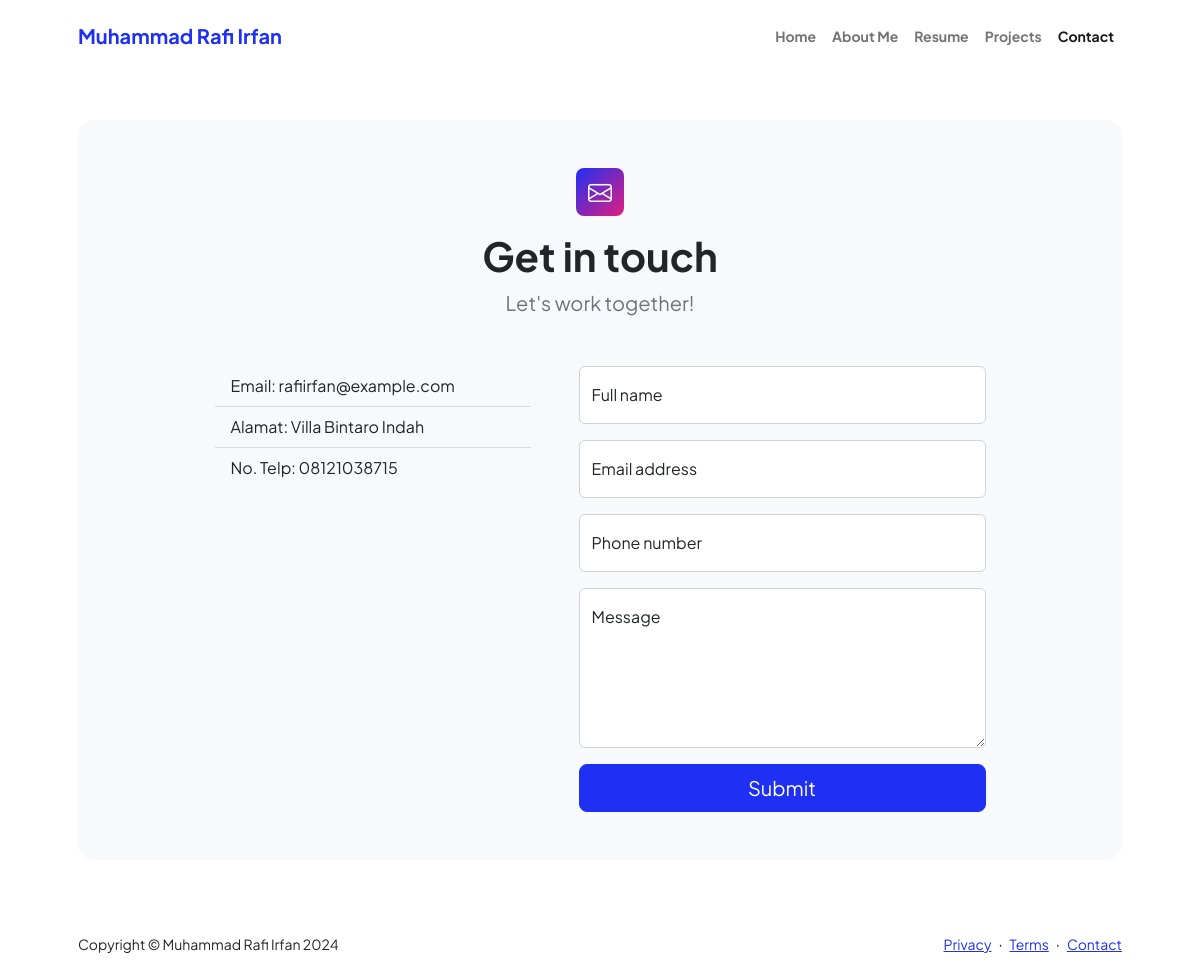
The page /contact.php on the database its author committed.
### tables this page shows
CREATE TABLE `contact_info` (
  `id` int NOT NULL,
  `type` varchar(100) NOT NULL,
  `value` varchar(100) NOT NULL
);

### contact.php (the view, shortened to what this page needs)
<?php
include 'conn.php';
?>
<!DOCTYPE html>
<html lang="en">
<head>
    <link rel="stylesheet" href="https://cdn.jsdelivr.net/npm/bootstrap-icons@1.11.3/font/bootstrap-icons.min.css">
    <link href="css/styles.css" rel="stylesheet" />
</head>
<body class="d-flex flex-column">
    <main class="flex-shrink-0">
        <nav class="navbar navbar-expand-lg navbar-light bg-white py-3">
            <div class="container px-5">
                <a class="navbar-brand" href="index.php"><span class="fw-bolder text-primary">Muhammad Rafi Irfan</span></a>
                <div class="collapse navbar-collapse" id="navbarSupportedContent">
                    <ul class="navbar-nav ms-auto mb-2 mb-lg-0 small fw-bolder">
                        <li class="nav-item"><a class="nav-link" href="index.php">Home</a></li>
                        <li class="nav-item"><a class="nav-link" href="about.php">About Me</a></li>
                        <li class="nav-item"><a class="nav-link" href="resume.php">Resume</a></li>
                        <li class="nav-item"><a class="nav-link" href="projects.php">Projects</a></li>
                        <li class="nav-item"><a class="nav-link active" href="contact.php">Contact</a></li>
                    </ul>
                </div>
            </div>
        </nav>
        <section class="py-5">
            <div class="container px-5">
                <div class="bg-light rounded-4 py-5">
                    <div class="text-center mb-5">
                        <div class="feature bg-primary bg-gradient-primary-to-secondary text-white rounded-3 mb-3"><i
                                class="bi bi-envelope"></i></div>
                        <h1 class="fw-bolder">Get in touch</h1>
                        <p class="lead fw-normal text-muted mb-0">Let's work together!</p>
                    </div>
                    <div class="row gx-5 justify-content-center flex-row">
                        <div class="col-xl-4 mb-3">
                            <ul class="list-group list-group-flush">
                                <?php
                                $sql = "SELECT `type`, `value` FROM contact_info";
                                $result = $conn->query($sql);
                                while ($row = $result->fetch_assoc()) {
                                ?>
                                    <li class="list-group-item bg-transparent"><?php echo $row["type"] ?>: <?php echo $row["value"] ?></li>
                                <?php
                                }
                                ?>
                            </ul>
                        </div>
                        <div class="col-lg-8 col-xl-5">
                            <form id="contactForm" method="POST" action="<?php echo htmlspecialchars($_SERVER['PHP_SELF']) ?>">
                                <div class="form-floating mb-3">
                                    <input class="form-control" name="name" id="name" type="text" placeholder="Enter your name..."
                                        data-sb-validations="required" />
                                    <label for="name">Full name</label>
                                </div>
                                <div class="form-floating mb-3">
                                    <input class="form-control" name="email" id="email" type="email" placeholder="name@example.com"
                                        data-sb-validations="required,email" />
                                    <label for="email">Email address</label>
                                </div>
                                <div class="form-floating mb-3">
                                    <input class="form-control" name="phone" id="phone" type="tel" placeholder="(123) 456-7890"
                                        data-sb-validations="required" />
                                    <label for="phone">Phone number</label>
                                </div>
                                <div class="form-floating mb-3">
                                    <textarea class="form-control" name="message" id="message" type="text"
                                        placeholder="Enter your message here..." style="height: 10rem"
                                        data-sb-validations="required"></textarea>
                                    <label for="message">Message</label>
                                </div>
                                <div class="d-grid"><button class="btn btn-primary btn-lg" id="submitButton"
                                        type="submit">Submit</button></div>
                            </form>
                        </div>
                    </div>
                </div>
            </div>
        </section>
    </main>
    <footer class="bg-white py-4 mt-auto">
        <div class="container px-5">
            <div class="row align-items-center justify-content-between flex-column flex-sm-row">
                <div class="col-auto">
                    <div class="small m-0">Copyright &copy; Muhammad Rafi Irfan 2024</div>
                </div>
                <div class="col-auto">
                    <a class="small" href="#!">Privacy</a>
                    <span class="mx-1">&middot;</span>
                    <a class="small" href="#!">Terms</a>
                    <span class="mx-1">&middot;</span>
                    <a class="small" href="contact.php">Contact</a>
                </div>
            </div>
        </div>
    </footer>
</body>
</html>

### rows shown on the page
contact_info: type "Email", value "rafiirfan@example.com"
contact_info: type "Alamat", value "Villa Bintaro Indah"
contact_info: type "No. Telp", value "08121038715"
